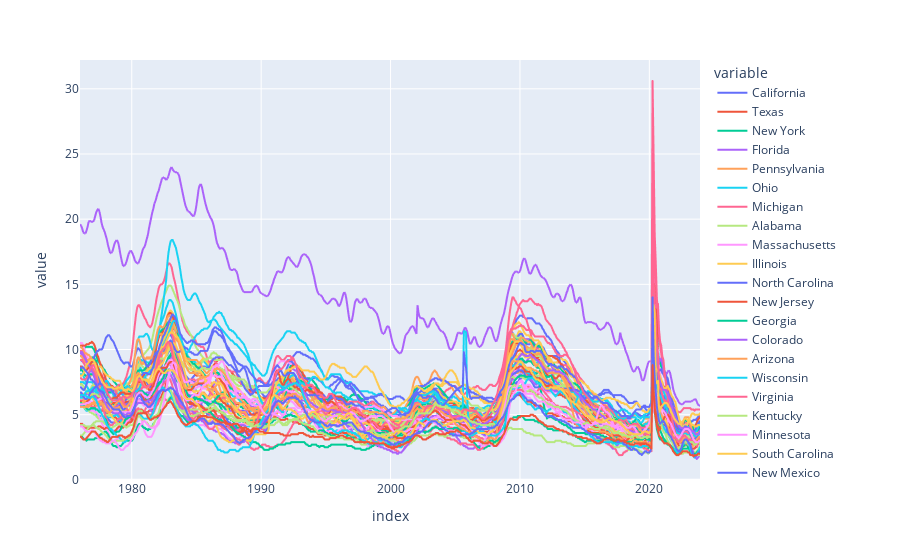

Notebook code cell kept with this figure:
### Code cell
# Plot States Unemployment Rates

px.line(uemp_states)

### Figure 1 — Plotly figure (JSON) as saved in the notebook; plotly's stock layout.template omitted (floating-point values rounded to 4 significant figures; data arrays with more than 128 entries replaced by an {"elided": "..."} marker saying what was removed)
{"data": [{"hovertemplate": "variable=California<br>index=%{x}<br>value=%{y}<extra></extra>", "legendgroup": "California", "line": {"color": "#636efa", "dash": "solid"}, "marker": {"symbol": "circle"}, "mode": "lines", "name": "California", "showlegend": true, "type": "scattergl", "x": {"elided": "576 str values"}, "xaxis": "x", "y": {"elided": "576 float values"}, "yaxis": "y"}, {"hovertemplate": "variable=Texas<br>index=%{x}<br>value=%{y}<extra></extra>", "legendgroup": "Texas", "line": {"color": "#EF553B", "dash": "solid"}, "marker": {"symbol": "circle"}, "mode": "lines", "name": "Texas", "showlegend": true, "type": "scattergl", "x": {"elided": "576 str values"}, "xaxis": "x", "y": {"elided": "576 float values"}, "yaxis": "y"}, {"hovertemplate": "variable=New York<br>index=%{x}<br>value=%{y}<extra></extra>", "legendgroup": "New York", "line": {"color": "#00cc96", "dash": "solid"}, "marker": {"symbol": "circle"}, "mode": "lines", "name": "New York", "showlegend": true, "type": "scattergl", "x": {"elided": "576 str values"}, "xaxis": "x", "y": {"elided": "576 float values"}, "yaxis": "y"}, {"hovertemplate": "variable=Florida<br>index=%{x}<br>value=%{y}<extra></extra>", "legendgroup": "Florida", "line": {"color": "#ab63fa", "dash": "solid"}, "marker": {"symbol": "circle"}, "mode": "lines", "name": "Florida", "showlegend": true, "type": "scattergl", "x": {"elided": "576 str values"}, "xaxis": "x", "y": {"elided": "576 float values"}, "yaxis": "y"}, {"hovertemplate": "variable=Pennsylvania<br>index=%{x}<br>value=%{y}<extra></extra>", "legendgroup": "Pennsylvania", "line": {"color": "#FFA15A", "dash": "solid"}, "marker": {"symbol": "circle"}, "mode": "lines", "name": "Pennsylvania", "showlegend": true, "type": "scattergl", "x": {"elided": "576 str values"}, "xaxis": "x", "y": {"elided": "576 float values"}, "yaxis": "y"}, {"hovertemplate": "variable=Ohio<br>index=%{x}<br>value=%{y}<extra></extra>", "legendgroup": "Ohio", "line": {"color": "#19d3f3", "dash": "solid"}, "marker": {"symbol": "circle"}, "mode": "lines", "name": "Ohio", "showlegend": true, "type": "scattergl", "x": {"elided": "576 str values"}, "xaxis": "x", "y": {"elided": "576 float values"}, "yaxis": "y"}, {"hovertemplate": "variable=Michigan<br>index=%{x}<br>value=%{y}<extra></extra>", "legendgroup": "Michigan", "line": {"color": "#FF6692", "dash": "solid"}, "marker": {"symbol": "circle"}, "mode": "lines", "name": "Michigan", "showlegend": true, "type": "scattergl", "x": {"elided": "576 str values"}, "xaxis": "x", "y": {"elided": "576 float values"}, "yaxis": "y"}, {"hovertemplate": "variable=Alabama<br>index=%{x}<br>value=%{y}<extra></extra>", "legendgroup": "Alabama", "line": {"color": "#B6E880", "dash": "solid"}, "marker": {"symbol": "circle"}, "mode": "lines", "name": "Alabama", "showlegend": true, "type": "scattergl", "x": {"elided": "576 str values"}, "xaxis": "x", "y": {"elided": "576 float values"}, "yaxis": "y"}, {"hovertemplate": "variable=Massachusetts<br>index=%{x}<br>value=%{y}<extra></extra>", "legendgroup": "Massachusetts", "line": {"color": "#FF97FF", "dash": "solid"}, "marker": {"symbol": "circle"}, "mode": "lines", "name": "Massachusetts", "showlegend": true, "type": "scattergl", "x": {"elided": "576 str values"}, "xaxis": "x", "y": {"elided": "576 float values"}, "yaxis": "y"}, {"hovertemplate": "variable=Illinois<br>index=%{x}<br>value=%{y}<extra></extra>", "legendgroup": "Illinois", "line": {"color": "#FECB52", "dash": "solid"}, "marker": {"symbol": "circle"}, "mode": "lines", "name": "Illinois", "showlegend": true, "type": "scattergl", "x": {"elided": "576 str values"}, "xaxis": "x", "y": {"elided": "576 float values"}, "yaxis": "y"}, {"hovertemplate": "variable=North Carolina<br>index=%{x}<br>value=%{y}<extra></extra>", "legendgroup": "North Carolina", "line": {"color": "#636efa", "dash": "solid"}, "marker": {"symbol": "circle"}, "mode": "lines", "name": "North Carolina", "showlegend": true, "type": "scattergl", "x": {"elided": "576 str values"}, "xaxis": "x", "y": {"elided": "576 float values"}, "yaxis": "y"}, {"hovertemplate": "variable=New Jersey<br>index=%{x}<br>value=%{y}<extra></extra>", "legendgroup": "New Jersey", "line": {"color": "#EF553B", "dash": "solid"}, "marker": {"symbol": "circle"}, "mode": "lines", "name": "New Jersey", "showlegend": true, "type": "scattergl", "x": {"elided": "576 str values"}, "xaxis": "x", "y": {"elided": "576 float values"}, "yaxis": "y"}, {"hovertemplate": "variable=Georgia<br>index=%{x}<br>value=%{y}<extra></extra>", "legendgroup": "Georgia", "line": {"color": "#00cc96", "dash": "solid"}, "marker": {"symbol": "circle"}, "mode": "lines", "name": "Georgia", "showlegend": true, "type": "scattergl", "x": {"elided": "576 str values"}, "xaxis": "x", "y": {"elided": "576 float values"}, "yaxis": "y"}, {"hovertemplate": "variable=Colorado<br>index=%{x}<br>value=%{y}<extra></extra>", "legendgroup": "Colorado", "line": {"color": "#ab63fa", "dash": "solid"}, "marker": {"symbol": "circle"}, "mode": "lines", "name": "Colorado", "showlegend": true, "type": "scattergl", "x": {"elided": "576 str values"}, "xaxis": "x", "y": {"elided": "576 float values"}, "yaxis": "y"}, {"hovertemplate": "variable=Arizona<br>index=%{x}<br>value=%{y}<extra></extra>", "legendgroup": "Arizona", "line": {"color": "#FFA15A", "dash": "solid"}, "marker": {"symbol": "circle"}, "mode": "lines", "name": "Arizona", "showlegend": true, "type": "scattergl", "x": {"elided": "576 str values"}, "xaxis": "x", "y": {"elided": "576 float values"}, "yaxis": "y"}, {"hovertemplate": "variable=Wisconsin<br>index=%{x}<br>value=%{y}<extra></extra>", "legendgroup": "Wisconsin", "line": {"color": "#19d3f3", "dash": "solid"}, "marker": {"symbol": "circle"}, "mode": "lines", "name": "Wisconsin", "showlegend": true, "type": "scattergl", "x": {"elided": "576 str values"}, "xaxis": "x", "y": {"elided": "576 float values"}, "yaxis": "y"}, {"hovertemplate": "variable=Virginia<br>index=%{x}<br>value=%{y}<extra></extra>", "legendgroup": "Virginia", "line": {"color": "#FF6692", "dash": "solid"}, "marker": {"symbol": "circle"}, "mode": "lines", "name": "Virginia", "showlegend": true, "type": "scattergl", "x": {"elided": "576 str values"}, "xaxis": "x", "y": {"elided": "576 float values"}, "yaxis": "y"}, {"hovertemplate": "variable=Kentucky<br>index=%{x}<br>value=%{y}<extra></extra>", "legendgroup": "Kentucky", "line": {"color": "#B6E880", "dash": "solid"}, "marker": {"symbol": "circle"}, "mode": "lines", "name": "Kentucky", "showlegend": true, "type": "scattergl", "x": {"elided": "576 str values"}, "xaxis": "x", "y": {"elided": "576 float values"}, "yaxis": "y"}, {"hovertemplate": "variable=Minnesota<br>index=%{x}<br>value=%{y}<extra></extra>", "legendgroup": "Minnesota", "line": {"color": "#FF97FF", "dash": "solid"}, "marker": {"symbol": "circle"}, "mode": "lines", "name": "Minnesota", "showlegend": true, "type": "scattergl", "x": {"elided": "576 str values"}, "xaxis": "x", "y": {"elided": "576 float values"}, "yaxis": "y"}, {"hovertemplate": "variable=South Carolina<br>index=%{x}<br>value=%{y}<extra></extra>", "legendgroup": "South Carolina", "line": {"color": "#FECB52", "dash": "solid"}, "marker": {"symbol": "circle"}, "mode": "lines", "name": "South Carolina", "showlegend": true, "type": "scattergl", "x": {"elided": "576 str values"}, "xaxis": "x", "y": {"elided": "576 float values"}, "yaxis": "y"}, {"hovertemplate": "variable=New Mexico<br>index=%{x}<br>value=%{y}<extra></extra>", "legendgroup": "New Mexico", "line": {"color": "#636efa", "dash": "solid"}, "marker": {"symbol": "circle"}, "mode": "lines", "name": "New Mexico", "showlegend": true, "type": "scattergl", "x": {"elided": "576 str values"}, "xaxis": "x", "y": {"elided": "576 float values"}, "yaxis": "y"}, {"hovertemplate": "variable=Tennessee<br>index=%{x}<br>value=%{y}<extra></extra>", "legendgroup": "Tennessee", "line": {"color": "#EF553B", "dash": "solid"}, "marker": {"symbol": "circle"}, "mode": "lines", "name": "Tennessee", "showlegend": true, "type": "scattergl", "x": {"elided": "576 str values"}, "xaxis": "x", "y": {"elided": "576 float values"}, "yaxis": "y"}, {"hovertemplate": "variable=Washington<br>index=%{x}<br>value=%{y}<extra></extra>", "legendgroup": "Washington", "line": {"color": "#00cc96", "dash": "solid"}, "marker": {"symbol": "circle"}, "mode": "lines", "name": "Washington", "showlegend": true, "type": "scattergl", "x": {"elided": "576 str values"}, "xaxis": "x", "y": {"elided": "576 float values"}, "yaxis": "y"}, {"hovertemplate": "variable=Maryland<br>index=%{x}<br>value=%{y}<extra></extra>", "legendgroup": "Maryland", "line": {"color": "#ab63fa", "dash": "solid"}, "marker": {"symbol": "circle"}, "mode": "lines", "name": "Maryland", "showlegend": true, "type": "scattergl", "x": {"elided": "576 str values"}, "xaxis": "x", "y": {"elided": "576 float values"}, "yaxis": "y"}, {"hovertemplate": "variable=Oregon<br>index=%{x}<br>value=%{y}<extra></extra>", "legendgroup": "Oregon", "line": {"color": "#FFA15A", "dash": "solid"}, "marker": {"symbol": "circle"}, "mode": "lines", "name": "Oregon", "showlegend": true, "type": "scattergl", "x": {"elided": "576 str values"}, "xaxis": "x", "y": {"elided": "576 float values"}, "yaxis": "y"}, {"hovertemplate": "variable=West Virginia<br>index=%{x}<br>value=%{y}<extra></extra>", "legendgroup": "West Virginia", "line": {"color": "#19d3f3", "dash": "solid"}, "marker": {"symbol": "circle"}, "mode": "lines", "name": "West Virginia", "showlegend": true, "type": "scattergl", "x": {"elided": "576 str values"}, "xaxis": "x", "y": {"elided": "576 float values"}, "yaxis": "y"}, {"hovertemplate": "variable=Nevada<br>index=%{x}<br>value=%{y}<extra></extra>", "legendgroup": "Nevada", "line": {"color": "#FF6692", "dash": "solid"}, "marker": {"symbol": "circle"}, "mode": "lines", "name": "Nevada", "showlegend": true, "type": "scattergl", "x": {"elided": "576 str values"}, "xaxis": "x", "y": {"elided": "576 float values"}, "yaxis": "y"}, {"hovertemplate": "variable=Arkansas<br>index=%{x}<br>value=%{y}<extra></extra>", "legendgroup": "Arkansas", "line": {"color": "#B6E880", "dash": "solid"}, "marker": {"symbol": "circle"}, "mode": "lines", "name": "Arkansas", "showlegend": true, "type": "scattergl", "x": {"elided": "576 str values"}, "xaxis": "x", "y": {"elided": "576 float values"}, "yaxis": "y"}, {"hovertemplate": "variable=Oklahoma<br>index=%{x}<br>value=%{y}<extra></extra>", "legendgroup": "Oklahoma", "line": {"color": "#FF97FF", "dash": "solid"}, "marker": {"symbol": "circle"}, "mode": "lines", "name": "Oklahoma", "showlegend": true, "type": "scattergl", "x": {"elided": "576 str values"}, "xaxis": "x", "y": {"elided": "576 float values"}, "yaxis": "y"}, {"hovertemplate": "variable=Missouri<br>index=%{x}<br>value=%{y}<extra></extra>", "legendgroup": "Missouri", "line": {"color": "#FECB52", "dash": "solid"}, "marker": {"symbol": "circle"}, "mode": "lines", "name": "Missouri", "showlegend": true, "type": "scattergl", "x": {"elided": "576 str values"}, "xaxis": "x", "y": {"elided": "576 float values"}, "yaxis": "y"}, {"hovertemplate": "variable=Alaska<br>index=%{x}<br>value=%{y}<extra></extra>", "legendgroup": "Alaska", "line": {"color": "#636efa", "dash": "solid"}, "marker": {"symbol": "circle"}, "mode": "lines", "name": "Alaska", "showlegend": true, "type": "scattergl", "x": {"elided": "576 str values"}, "xaxis": "x", "y": {"elided": "576 float values"}, "yaxis": "y"}, {"hovertemplate": "variable=Iowa<br>index=%{x}<br>value=%{y}<extra></extra>", "legendgroup": "Iowa", "line": {"color": "#EF553B", "dash": "solid"}, "marker": {"symbol": "circle"}, "mode": "lines", "name": "Iowa", "showlegend": true, "type": "scattergl", "x": {"elided": "576 str values"}, "xaxis": "x", "y": {"elided": "576 float values"}, "yaxis": "y"}, {"hovertemplate": "variable=Utah<br>index=%{x}<br>value=%{y}<extra></extra>", "legendgroup": "Utah", "line": {"color": "#00cc96", "dash": "solid"}, "marker": {"symbol": "circle"}, "mode": "lines", "name": "Utah", "showlegend": true, "type": "scattergl", "x": {"elided": "576 str values"}, "xaxis": "x", "y": {"elided": "576 float values"}, "yaxis": "y"}, {"hovertemplate": "variable=Puerto Rico<br>index=%{x}<br>value=%{y}<extra></extra>", "legendgroup": "Puerto Rico", "line": {"color": "#ab63fa", "dash": "solid"}, "marker": {"symbol": "circle"}, "mode": "lines", "name": "Puerto Rico", "showlegend": true, "type": "scattergl", "x": {"elided": "576 str values"}, "xaxis": "x", "y": {"elided": "576 float values"}, "yaxis": "y"}, {"hovertemplate": "variable=Indiana<br>index=%{x}<br>value=%{y}<extra></extra>", "legendgroup": "Indiana", "line": {"color": "#FFA15A", "dash": "solid"}, "marker": {"symbol": "circle"}, "mode": "lines", "name": "Indiana", "showlegend": true, "type": "scattergl", "x": {"elided": "576 str values"}, "xaxis": "x", "y": {"elided": "576 float values"}, "yaxis": "y"}, {"hovertemplate": "variable=Louisiana<br>index=%{x}<br>value=%{y}<extra></extra>", "legendgroup": "Louisiana", "line": {"color": "#19d3f3", "dash": "solid"}, "marker": {"symbol": "circle"}, "mode": "lines", "name": "Louisiana", "showlegend": true, "type": "scattergl", "x": {"elided": "576 str values"}, "xaxis": "x", "y": {"elided": "576 float values"}, "yaxis": "y"}, {"hovertemplate": "variable=Hawaii<br>index=%{x}<br>value=%{y}<extra></extra>", "legendgroup": "Hawaii", "line": {"color": "#FF6692", "dash": "solid"}, "marker": {"symbol": "circle"}, "mode": "lines", "name": "Hawaii", "showlegend": true, "type": "scattergl", "x": {"elided": "576 str values"}, "xaxis": "x", "y": {"elided": "576 float values"}, "yaxis": "y"}, {"hovertemplate": "variable=North Dakota<br>index=%{x}<br>value=%{y}<extra></extra>", "legendgroup": "North Dakota", "line": {"color": "#B6E880", "dash": "solid"}, "marker": {"symbol": "circle"}, "mode": "lines", "name": "North Dakota", "showlegend": true, "type": "scattergl", "x": {"elided": "576 str values"}, "xaxis": "x", "y": {"elided": "576 float values"}, "yaxis": "y"}, {"hovertemplate": "variable=Montana<br>index=%{x}<br>value=%{y}<extra></extra>", "legendgroup": "Montana", "line": {"color": "#FF97FF", "dash": "solid"}, "marker": {"symbol": "circle"}, "mode": "lines", "name": "Montana", "showlegend": true, "type": "scattergl", "x": {"elided": "576 str values"}, "xaxis": "x", "y": {"elided": "576 float values"}, "yaxis": "y"}, {"hovertemplate": "variable=the District of Columbia<br>index=%{x}<br>value=%{y}<extra></extra>", "legendgroup": "the District of Columbia", "line": {"color": "#FECB52", "dash": "solid"}, "marker": {"symbol": "circle"}, "mode": "lines", "name": "the District of Columbia", "showlegend": true, "type": "scattergl", "x": {"elided": "576 str values"}, "xaxis": "x", "y": {"elided": "576 float values"}, "yaxis": "y"}, {"hovertemplate": "variable=Mississippi<br>index=%{x}<br>value=%{y}<extra></extra>", "legendgroup": "Mississippi", "line": {"color": "#636efa", "dash": "solid"}, "marker": {"symbol": "circle"}, "mode": "lines", "name": "Mississippi", "showlegend": true, "type": "scattergl", "x": {"elided": "576 str values"}, "xaxis": "x", "y": {"elided": "576 float values"}, "yaxis": "y"}, {"hovertemplate": "variable=Maine<br>index=%{x}<br>value=%{y}<extra></extra>", "legendgroup": "Maine", "line": {"color": "#EF553B", "dash": "solid"}, "marker": {"symbol": "circle"}, "mode": "lines", "name": "Maine", "showlegend": true, "type": "scattergl", "x": {"elided": "576 str values"}, "xaxis": "x", "y": {"elided": "576 float values"}, "yaxis": "y"}, {"hovertemplate": "variable=Nebraska<br>index=%{x}<br>value=%{y}<extra></extra>", "legendgroup": "Nebraska", "line": {"color": "#00cc96", "dash": "solid"}, "marker": {"symbol": "circle"}, "mode": "lines", "name": "Nebraska", "showlegend": true, "type": "scattergl", "x": {"elided": "576 str values"}, "xaxis": "x", "y": {"elided": "576 float values"}, "yaxis": "y"}, {"hovertemplate": "variable=Connecticut<br>index=%{x}<br>value=%{y}<extra></extra>", "legendgroup": "Connecticut", "line": {"color": "#ab63fa", "dash": "solid"}, "marker": {"symbol": "circle"}, "mode": "lines", "name": "Connecticut", "showlegend": true, "type": "scattergl", "x": {"elided": "576 str values"}, "xaxis": "x", "y": {"elided": "576 float values"}, "yaxis": "y"}, {"hovertemplate": "variable=Idaho<br>index=%{x}<br>value=%{y}<extra></extra>", "legendgroup": "Idaho", "line": {"color": "#FFA15A", "dash": "solid"}, "marker": {"symbol": "circle"}, "mode": "lines", "name": "Idaho", "showlegend": true, "type": "scattergl", "x": {"elided": "576 str values"}, "xaxis": "x", "y": {"elided": "576 float values"}, "yaxis": "y"}, {"hovertemplate": "variable=New Hampshire<br>index=%{x}<br>value=%{y}<extra></extra>", "legendgroup": "New Hampshire", "line": {"color": "#19d3f3", "dash": "solid"}, "marker": {"symbol": "circle"}, "mode": "lines", "name": "New Hampshire", "showlegend": true, "type": "scattergl", "x": {"elided": "576 str values"}, "xaxis": "x", "y": {"elided": "576 float values"}, "yaxis": "y"}, {"hovertemplate": "variable=Rhode Island<br>index=%{x}<br>value=%{y}<extra></extra>", "legendgroup": "Rhode Island", "line": {"color": "#FF6692", "dash": "solid"}, "marker": {"symbol": "circle"}, "mode": "lines", "name": "Rhode Island", "showlegend": true, "type": "scattergl", "x": {"elided": "576 str values"}, "xaxis": "x", "y": {"elided": "576 float values"}, "yaxis": "y"}, {"hovertemplate": "variable=Kansas<br>index=%{x}<br>value=%{y}<extra></extra>", "legendgroup": "Kansas", "line": {"color": "#B6E880", "dash": "solid"}, "marker": {"symbol": "circle"}, "mode": "lines", "name": "Kansas", "showlegend": true, "type": "scattergl", "x": {"elided": "576 str values"}, "xaxis": "x", "y": {"elided": "576 float values"}, "yaxis": "y"}, {"hovertemplate": "variable=Wyoming<br>index=%{x}<br>value=%{y}<extra></extra>", "legendgroup": "Wyoming", "line": {"color": "#FF97FF", "dash": "solid"}, "marker": {"symbol": "circle"}, "mode": "lines", "name": "Wyoming", "showlegend": true, "type": "scattergl", "x": {"elided": "576 str values"}, "xaxis": "x", "y": {"elided": "576 float values"}, "yaxis": "y"}, {"hovertemplate": "variable=Delaware<br>index=%{x}<br>value=%{y}<extra></extra>", "legendgroup": "Delaware", "line": {"color": "#FECB52", "dash": "solid"}, "marker": {"symbol": "circle"}, "mode": "lines", "name": "Delaware", "showlegend": true, "type": "scattergl", "x": {"elided": "576 str values"}, "xaxis": "x", "y": {"elided": "576 float values"}, "yaxis": "y"}, {"hovertemplate": "variable=Vermont<br>index=%{x}<br>value=%{y}<extra></extra>", "legendgroup": "Vermont", "line": {"color": "#636efa", "dash": "solid"}, "marker": {"symbol": "circle"}, "mode": "lines", "name": "Vermont", "showlegend": true, "type": "scattergl", "x": {"elided": "576 str values"}, "xaxis": "x", "y": {"elided": "576 float values"}, "yaxis": "y"}, {"hovertemplate": "variable=South Dakota<br>index=%{x}<br>value=%{y}<extra></extra>", "legendgroup": "South Dakota", "line": {"color": "#EF553B", "dash": "solid"}, "marker": {"symbol": "circle"}, "mode": "lines", "name": "South Dakota", "showlegend": true, "type": "scattergl", "x": {"elided": "576 str values"}, "xaxis": "x", "y": {"elided": "576 float values"}, "yaxis": "y"}], "layout": {"legend": {"title": {"text": "variable"}, "tracegroupgap": 0}, "margin": {"t": 60}, "xaxis": {"anchor": "y", "domain": [0, 1], "title": {"text": "index"}}, "yaxis": {"anchor": "x", "domain": [0, 1], "title": {"text": "value"}}}}
